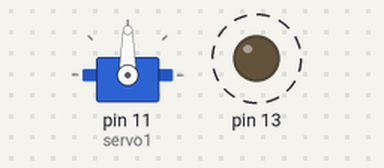
This sketch was run on a simulated Arduino Uno, built with avr-gcc and run on an emulated ATmega328P. On the bench: servo, output pins drawn as LEDs (lit = HIGH). Dashed ring = blinking. What the sketch prints to the serial monitor is not drawn.

Above: at 0.05 s.
At 1.85 s:
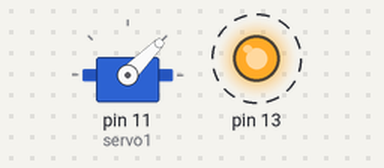
Timing chart, 0 to 4.4 s (numbered marks = the images above):
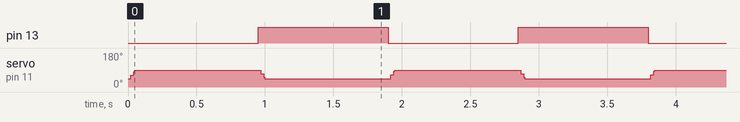

Measured:
- by itself, pin 13: alternates HIGH for 0.95 s and LOW for 0.95 s

The sketch:

Servo_Test.ino
```cpp
#include <Servo.h>

Servo servo1;

int pos = 0;
int Serial_Return_Val = 0;
boolean Serial_String_Complete = false;
int Slack_End = -90;
int Force_End = 90;

void setup() {

  servo1.attach(11); //analog pin 0

  Serial.begin(9600);
  Serial.println("Ready");
  servo1.write(45);

  pinMode(13,OUTPUT);
}

void loop() {
    for(pos = 45; pos <= 90; pos += 1)
    {
      servo1.write(pos);
      delay(1);
    }

    delay(900);
    digitalWrite(13,HIGH);
    for(pos = 90; pos >= 45; pos -= 1)
    {
      servo1.write(pos);
      delay(1);
    }
    delay(900);
    digitalWrite(13,LOW);
}

//void serialReader(){
//  Serial_Return_Val = 0;
//  Serial_String_Complete = false;
//  int makeSerialStringPosition;
//  int inByte;
//  char serialReadString[50];
//  memset(&serialReadString[0], 0, sizeof(serialReadString));
//  const int terminatingChar = 47; //Terminate lines with '/'
//
//  inByte = Serial.read();
//  makeSerialStringPosition=0;
//
//  if (inByte > 0 && inByte != terminatingChar) {
//    delay(100);
//
//    while (inByte != terminatingChar && Serial.available() > 0){
//      serialReadString[makeSerialStringPosition] = inByte;
//      makeSerialStringPosition++;
//
//      inByte = Serial.read();
//    }
//
//    if (inByte == terminatingChar)
//    {
//      serialReadString[makeSerialStringPosition] = 0;
//      Serial_String_Complete = true;
//      if (strcmp(serialReadString, "Force") == 0){
//        Serial_Return_Val = 1;
//      }
//      else if(strcmp(serialReadString, "Slack") == 0){
//        Serial_Return_Val = 2;
//      }
//      else{
//        Serial_Return_Val = 0;
//      }
//    }
//    Serial.println(serialReadString);
//  }
//
//}
```
